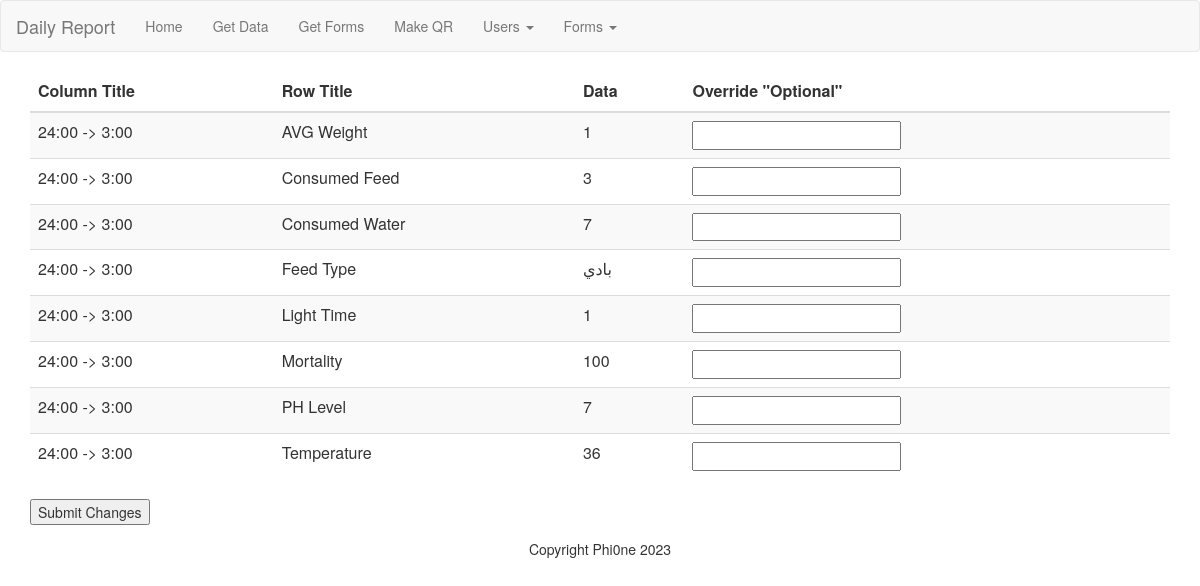
/view_form_id/54, run on the app's committed database.
### model.py (models this page shows, shortened)
class SubmittedData(db.Model):
    __tablename__ = 'submitted_data'
    template_id = Column(Integer, ForeignKey("template_row.template_id"), primary_key=True)
    row_title = Column(String, ForeignKey("template_row.row_title"), primary_key=True)
    form_id = Column(Integer, ForeignKey("form_columns.form_id"), primary_key=True)
    column_title = Column(String, ForeignKey("form_columns.column_title"), primary_key=True)
    data = Column(String)
    __table_args__ = (PrimaryKeyConstraint('template_id', 'row_title', 'form_id', 'column_title'),)

### app.py (the view, shortened to what this page needs)
@app.route('/view_form_id/<form_id>', methods=['GET', 'POST'])
def view_form_id(form_id):
    submitted_data = SubmittedData.query.filter_by(form_id=form_id).all()
    template_type = request.args.get("template_type")
    return render_template("view_form_id.html", submitted_data=submitted_data, template_type=template_type,
                           form_id=form_id)

### templates/view_form_id.html
{% extends "base.html" %}
{% block content %}
<div class="container">
    <form action="{{ url_for('view_form_id', form_id=form_id) }}" method="post">
        <table class="table table-striped">
            <thead>
                <tr>
                    <th>Column Title</th>
                    <th>Row Title</th>
                    <th>Data</th>
                    <th>Override "Optional"</th>
                </tr>
            </thead>
            <tbody>
                {% for data in submitted_data %}
                <tr>
                    <td>{{ data.row_title }}</td>
                    <td>{{ data.column_title }}</td>
                    <td>{{ data.data }}</td>
                    <td><input type="text" name="{{ data.template_id }}_{{ data.row_title }}_{{ data.form_id }}_{{ data.column_title }}" value=""></td>
                </tr>
                {% endfor %}
            </tbody>
        </table>
        <input type="submit" value="Submit Changes">
    </form>
</div>
{% endblock %}

### templates/base.html (shortened to what this page needs)
<html>
  <head>
    <link rel="stylesheet" href="https://maxcdn.bootstrapcdn.com/bootstrap/3.3.7/css/bootstrap.min.css">
  </head>
  <body>
    <header>
      <nav class="navbar navbar-default">
          <div class="container-fluid">
            <div class="navbar-header">
              <a class="navbar-brand" href="{{ url_for('dashboard') }}">Daily Report</a>
            </div>
            <div id="navbar" class="navbar-collapse collapse">
              <ul class="nav navbar-nav">
              <li><a href="/dashboard">Home</a></li>
              <li><a href="/view_data">Get Data</a></li>
                  <li><a href="/get_forms_data">Get Forms</a></li>
              <li><a href="/generate_qr">Make QR</a></li>
              <li class="dropdown">
                <a href="#" class="dropdown-toggle" data-toggle="dropdown" role="button" aria-haspopup="true" aria-expanded="false">Users <span class="caret"></span></a>
              </li>
              <li class="dropdown">
                <a href="#" class="dropdown-toggle" data-toggle="dropdown" role="button" aria-haspopup="true" aria-expanded="false">Forms <span class="caret"></span></a>
              </li>
            </ul>
            </div>
          </div>
      </nav>
    </header>
    {% block content %}
    {% endblock %}
    <footer>
      <p class="text-center">Copyright Phi0ne 2023</p>
    </footer>
  </body>
</html>

### data on the page
SubmittedData: row_title "24:00 -> 3:00", column_title "AVG Weight", data "1"
SubmittedData: row_title "24:00 -> 3:00", column_title "Consumed Feed", data "3"
SubmittedData: row_title "24:00 -> 3:00", column_title "Consumed Water", data "7"
SubmittedData: row_title "24:00 -> 3:00", column_title "Feed Type", data "بادي"
SubmittedData: row_title "24:00 -> 3:00", column_title "Light Time", data "1"
SubmittedData: row_title "24:00 -> 3:00", column_title "Mortality", data "100"
SubmittedData: row_title "24:00 -> 3:00", column_title "PH Level", data "7"
SubmittedData: row_title "24:00 -> 3:00", column_title "Temperature", data "36"
